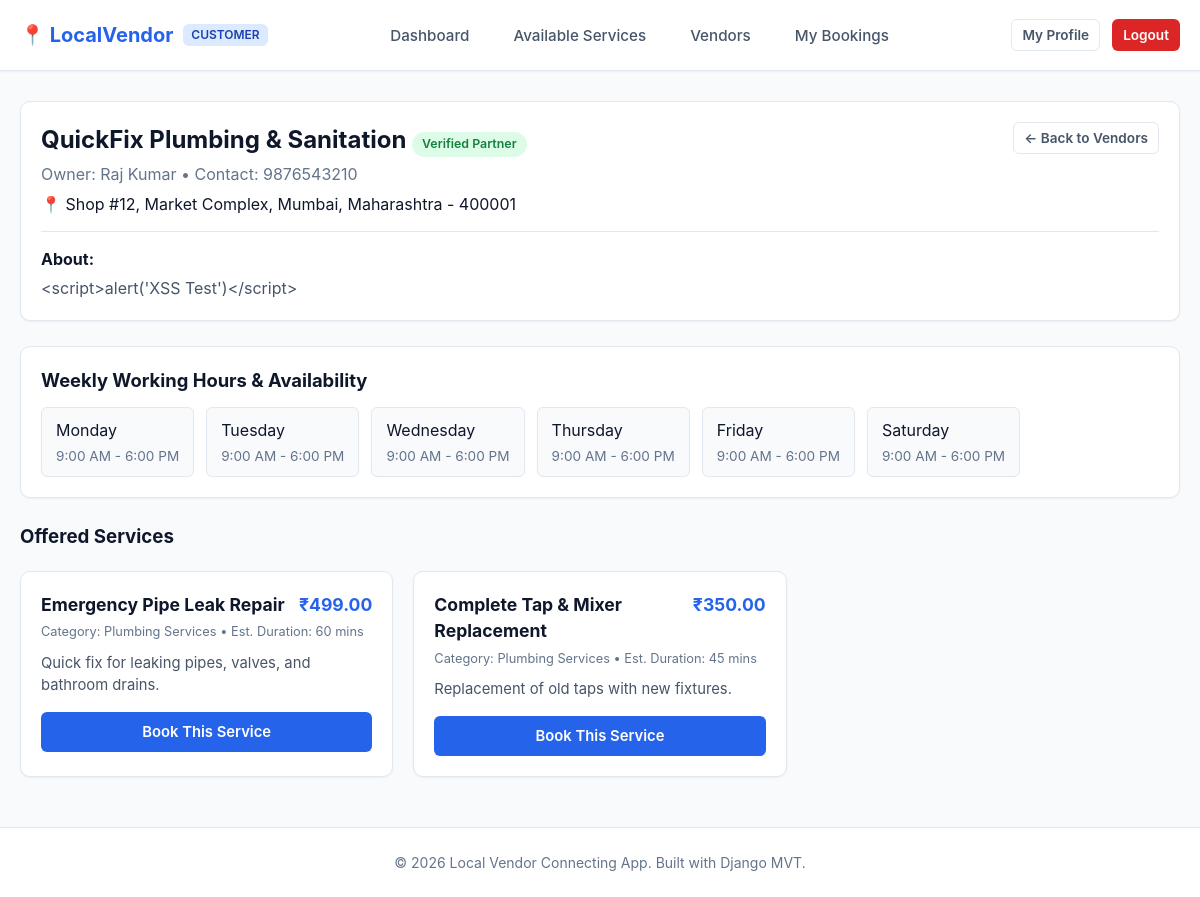
Screenshot of /customer/vendors/1/ (signed in) with the database file from the repository.
### accounts/models.py (models this page shows, shortened)
class VendorProfile(models.Model):
    PENDING = 'pending'
    APPROVED = 'approved'
    REJECTED = 'rejected'
    VERIFICATION_CHOICES = [
        (PENDING, 'Pending'),
        (APPROVED, 'Approved'),
        (REJECTED, 'Rejected'),
    ]
    user = models.OneToOneField(User, on_delete=models.CASCADE, related_name='vendor_profile')
    phone = models.CharField(max_length=15)
    business_name = models.CharField(max_length=200)
    business_description = models.TextField(blank=True)
    business_address = models.TextField()
    city = models.CharField(max_length=100)
    state = models.CharField(max_length=100)
    pincode = models.CharField(max_length=10)
    profile_picture = models.ImageField(upload_to=profile_picture_upload_path, blank=True, null=True)
    verification_status = models.CharField(max_length=10, choices=VERIFICATION_CHOICES, default=PENDING)
    rejection_reason = models.TextField(blank=True)
    is_active_vendor = models.BooleanField(default=True)
    created_at = models.DateTimeField(auto_now_add=True)
    updated_at = models.DateTimeField(auto_now=True)

class User(AbstractUser):
    CUSTOMER = 'customer'
    VENDOR = 'vendor'
    ADMIN = 'admin'
    USER_TYPE_CHOICES = [
        (CUSTOMER, 'Customer'),
        (VENDOR, 'Vendor'),
        (ADMIN, 'Admin'),
    ]
    user_type = models.CharField(
        max_length=10,
        choices=USER_TYPE_CHOICES,
        default=CUSTOMER,
    )

### services/models.py (models this page shows, shortened)
class VendorAvailability(models.Model):
    DAY_CHOICES = [
        ('monday', 'Monday'),
        ('tuesday', 'Tuesday'),
        ('wednesday', 'Wednesday'),
        ('thursday', 'Thursday'),
        ('friday', 'Friday'),
        ('saturday', 'Saturday'),
        ('sunday', 'Sunday'),
    ]
    vendor = models.ForeignKey(VendorProfile, on_delete=models.CASCADE, related_name='availability')
    day_of_week = models.CharField(max_length=10, choices=DAY_CHOICES)
    start_time = models.TimeField()
    end_time = models.TimeField()
    is_available = models.BooleanField(default=True)
    class Meta:
        verbose_name_plural = 'Vendor Availabilities'
        unique_together = ['vendor', 'day_of_week']

class Service(models.Model):
    vendor = models.ForeignKey(VendorProfile, on_delete=models.CASCADE, related_name='services')
    category = models.ForeignKey(ServiceCategory, on_delete=models.CASCADE, related_name='services')
    name = models.CharField(max_length=200)
    description = models.TextField()
    price = models.DecimalField(max_digits=10, decimal_places=2)
    duration_minutes = models.PositiveIntegerField(help_text='Duration in minutes')
    is_available = models.BooleanField(default=True)
    created_at = models.DateTimeField(auto_now_add=True)
    updated_at = models.DateTimeField(auto_now=True)

class ServiceCategory(models.Model):
    name = models.CharField(max_length=100, unique=True)
    description = models.TextField(blank=True)
    is_active = models.BooleanField(default=True)
    created_at = models.DateTimeField(auto_now_add=True)
    class Meta:
        verbose_name_plural = 'Service Categories'
        ordering = ['name']

### customer/views.py (the view)
# urls.py: path('vendors/<int:vendor_id>/', views.vendor_detail, name='vendor_detail'),
@customer_required
def vendor_detail(request, vendor_id):
    vendor = get_object_or_404(
        VendorProfile,
        id=vendor_id,
        verification_status='approved',
        is_active_vendor=True
    )
    services = Service.objects.filter(vendor=vendor, is_available=True)
    availability = VendorAvailability.objects.filter(vendor=vendor, is_available=True)
    context = {
        'vendor': vendor,
        'services': services,
        'availability': availability,
    }
    return render(request, 'customer/vendor_detail.html', context)

### templates/customer/vendor_detail.html (shortened to what this page needs)
{% extends 'customer/customer_base.html' %}
{% block content %}
<div class="card" style="margin-bottom: 25px;">
    <div style="display: flex; justify-content: space-between; align-items: flex-start; flex-wrap: wrap; gap: 15px;">
        <div>
            <h2>{{ vendor.business_name }} <span class="status-pill status-approved">Verified Partner</span></h2>
            <p style="color: var(--text-muted); margin-top: 4px;">Owner: {{ vendor.user.get_full_name }} &bull; Contact: {{ vendor.phone }}</p>
            <p style="margin-top: 6px;">📍 {{ vendor.business_address }}, {{ vendor.city }}, {{ vendor.state }} - {{ vendor.pincode }}</p>
        </div>
        <a href="{% url 'customer:browse_vendors' %}" class="btn btn-secondary btn-sm">&larr; Back to Vendors</a>
    </div>
    <div style="margin-top: 15px; padding-top: 15px; border-top: 1px solid var(--border);">
        <strong>About:</strong>
        <p style="color: var(--secondary); margin-top: 5px;">{{ vendor.business_description|linebreaksbr|default:"No detailed description provided." }}</p>
    </div>
</div>
<div class="card" style="margin-bottom: 25px;">
    <h3 class="card-title">Weekly Working Hours & Availability</h3>
    {% if availability %}
        <div style="display: flex; gap: 12px; flex-wrap: wrap; margin-top: 12px;">
            {% for a in availability %}
            <div style="background: var(--bg-main); padding: 10px 14px; border-radius: var(--radius-sm); border: 1px solid var(--border);">
                <div class="day-badge">{{ a.get_day_of_week_display }}</div>
                <div style="font-size: 0.85rem; color: var(--text-muted); margin-top: 4px;">
                    {{ a.start_time|time:"g:i A" }} - {{ a.end_time|time:"g:i A" }}
                </div>
            </div>
            {% endfor %}
        </div>
    {% else %}
        <p style="color: var(--text-muted); margin-top: 10px;">The vendor has not published specific availability timings yet.</p>
    {% endif %}
</div>
<h3>Offered Services</h3>
{% if services %}
<div class="cards-grid">
    {% for s in services %}
    <div class="card">
        <div style="display: flex; justify-content: space-between; align-items: flex-start;">
            <h4 style="font-size: 1.1rem;">{{ s.name }}</h4>
            <span style="font-weight: 700; color: var(--primary); font-size: 1.1rem;">₹{{ s.price }}</span>
        </div>
        <p style="font-size: 0.8rem; color: var(--text-muted); margin: 4px 0 10px 0;">Category: {{ s.category.name }} &bull; Est. Duration: {{ s.duration_minutes }} mins</p>
        <p class="card-text">{{ s.description }}</p>
        <a href="{% url 'customer:book_service' s.id %}" class="btn btn-primary btn-block">Book This Service</a>
    </div>
    {% endfor %}
</div>
{% else %}
<div class="card" style="padding: 25px; text-align: center; color: var(--text-muted);">
    No active services listed by this vendor right now.
</div>
{% endif %}
{% endblock %}

### static/css/base.css (style rules this page uses)
:root { --primary: #2563eb; --primary-hover: #1d4ed8; --primary-light: #eff6ff; --secondary: #475569; --success: #16a34a; --warning: #d97706; --danger: #dc2626; --bg-main: #f8fafc; --surface: #ffffff; --text-main: #0f172a; --text-muted: #64748b; --border: #e2e8f0; --border-focus: #93c5fd; --radius-sm: 6px; --radius-md: 10px; --radius-lg: 16px; --shadow-sm: 0 1px 2px 0 rgba(0, 0, 0, 0.05); --shadow-md: 0 4px 6px -1px rgba(0, 0, 0, 0.1), 0 2px 4px -2px rgba(0, 0, 0, 0.05); --shadow-lg: 0 10px 15px -3px rgba(0, 0, 0, 0.1), 0 4px 6px -4px rgba(0, 0, 0, 0.05); --font: -apple-system, BlinkMacSystemFont, "Segoe UI", Roboto, "Helvetica Neue", Arial, sans-serif; }
* { box-sizing: border-box; margin: 0; padding: 0; }
body { font-family: var(--font); background-color: var(--bg-main); color: var(--text-main); line-height: 1.5; min-height: 100vh; display: flex; flex-direction: column; }
a { color: var(--primary); text-decoration: none; transition: color 0.15s ease-in-out; }
.btn { display: inline-flex; align-items: center; justify-content: center; padding: 8px 16px; font-size: 0.925rem; font-weight: 600; border-radius: var(--radius-sm); border: 1px solid transparent; cursor: pointer; transition: all 0.15s ease-in-out; text-decoration: none; }
.btn-primary { background-color: var(--primary); color: #ffffff; }
.btn-secondary { background-color: var(--surface); color: var(--secondary); border-color: var(--border); }
.btn-sm { padding: 5px 10px; font-size: 0.85rem; }
.btn-block { width: 100%; }
.cards-grid { display: grid; grid-template-columns: repeat(auto-fill, minmax(280px, 1fr)); gap: 20px; margin-top: 20px; }
.card { background: var(--surface); border: 1px solid var(--border); border-radius: var(--radius-md); padding: 20px; box-shadow: var(--shadow-sm); transition: transform 0.15s, box-shadow 0.15s; }
.card-title { font-size: 1.15rem; font-weight: 700; margin-bottom: 8px; }
.card-text { color: var(--secondary); font-size: 0.925rem; margin-bottom: 16px; }
.status-pill { display: inline-block; padding: 3px 10px; border-radius: 9999px; font-size: 0.775rem; font-weight: 600; text-transform: capitalize; }
.status-confirmed, .status-approved, .status-active { background: #dcfce7; color: #15803d; }

### rows the page displays
VendorProfile: business_name "QuickFix Plumbing & Sanitation", user.get_full_name "Raj Kumar", phone "9876543210", business_address "Shop #12, Market Complex", city "Mumbai", state "Maharashtra", pincode "400001", business_description "<script>alert('XSS Test')</script>"
VendorAvailability: day_of_week "Monday", start_time "9:00 AM", end_time "6:00 PM"
VendorAvailability: day_of_week "Tuesday", start_time "9:00 AM", end_time "6:00 PM"
VendorAvailability: day_of_week "Wednesday", start_time "9:00 AM", end_time "6:00 PM"
VendorAvailability: day_of_week "Thursday", start_time "9:00 AM", end_time "6:00 PM"
VendorAvailability: day_of_week "Friday", start_time "9:00 AM", end_time "6:00 PM"
VendorAvailability: day_of_week "Saturday", start_time "9:00 AM", end_time "6:00 PM"
Service: name "Emergency Pipe Leak Repair", price "499.00", category.name "Plumbing Services", duration_minutes "60", description "Quick fix for leaking pipes, valves, and bathroom drains."
Service: name "Complete Tap & Mixer Replacement", price "350.00", category.name "Plumbing Services", duration_minutes "45", description "Replacement of old taps with new fixtures."
